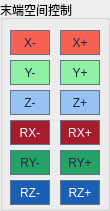
       <widget class="QGroupBox" name="groupBox_TControl">
        <property name="geometry">
         <rect>
          <x>570</x>
          <y>0</y>
          <width>110</width>
          <height>211</height>
         </rect>
        </property>
        <property name="title">
         <string>末端空间控制</string>
        </property>
        <widget class="QPushButton" name="pushButton_TDown3">
         <property name="geometry">
          <rect>
           <x>10</x>
           <y>90</y>
           <width>40</width>
           <height>25</height>
          </rect>
         </property>
         <property name="styleSheet">
          <string notr="true">QPushButton:enabled { background-color: rgb(153, 193, 241); color: #17283f; border: 1px solid #60748b; }
QPushButton:enabled:pressed { border: 2px solid #1d354f; }
QPushButton:disabled { background: #d8dfe8; color: #8a95a5; border: 1px dashed #9ca9ba; }
QPushButton:disabled { border-left: 3px solid rgb(153, 193, 241); }</string>
         </property>
         <property name="text">
          <string>Z-</string>
         </property>
        </widget>
        <widget class="QPushButton" name="pushButton_TUp1">
         <property name="geometry">
          <rect>
           <x>60</x>
           <y>30</y>
           <width>40</width>
           <height>25</height>
          </rect>
         </property>
         <property name="styleSheet">
          <string notr="true">QPushButton:enabled { background-color: rgb(246, 97, 81); color: #17283f; border: 1px solid #60748b; }
QPushButton:enabled:pressed { border: 2px solid #1d354f; }
QPushButton:disabled { background: #d8dfe8; color: #8a95a5; border: 1px dashed #9ca9ba; }
QPushButton:disabled { border-left: 3px solid rgb(246, 97, 81); }</string>
         </property>
         <property name="text">
          <string>X+</string>
         </property>
        </widget>
        <widget class="QPushButton" name="pushButton_TUp2">
         <property name="geometry">
          <rect>
           <x>60</x>
           <y>60</y>
           <width>40</width>
           <height>25</height>
          </rect>
         </property>
         <property name="styleSheet">
          <string notr="true">QPushButton:enabled { background-color: rgb(143, 240, 164); color: #17283f; border: 1px solid #60748b; }
QPushButton:enabled:pressed { border: 2px solid #1d354f; }
QPushButton:disabled { background: #d8dfe8; color: #8a95a5; border: 1px dashed #9ca9ba; }
QPushButton:disabled { border-left: 3px solid rgb(143, 240, 164); }</string>
         </property>
         <property name="text">
          <string>Y+</string>
         </property>
        </widget>
        <widget class="QPushButton" name="pushButton_TDown2">
         <property name="geometry">
          <rect>
           <x>10</x>
           <y>60</y>
           <width>40</width>
           <height>25</height>
          </rect>
         </property>
         <property name="styleSheet">
          <string notr="true">QPushButton:enabled { background-color: rgb(143, 240, 164); color: #17283f; border: 1px solid #60748b; }
QPushButton:enabled:pressed { border: 2px solid #1d354f; }
QPushButton:disabled { background: #d8dfe8; color: #8a95a5; border: 1px dashed #9ca9ba; }
QPushButton:disabled { border-left: 3px solid rgb(143, 240, 164); }</string>
         </property>
         <property name="text">
          <string>Y-</string>
         </property>
        </widget>
        <widget class="QPushButton" name="pushButton_TDown1">
         <property name="geometry">
          <rect>
           <x>10</x>
           <y>30</y>
           <width>40</width>
           <height>25</height>
          </rect>
         </property>
         <property name="styleSheet">
          <string notr="true">QPushButton:enabled { background-color: rgb(246, 97, 81); color: #17283f; border: 1px solid #60748b; }
QPushButton:enabled:pressed { border: 2px solid #1d354f; }
QPushButton:disabled { background: #d8dfe8; color: #8a95a5; border: 1px dashed #9ca9ba; }
QPushButton:disabled { border-left: 3px solid rgb(246, 97, 81); }</string>
         </property>
         <property name="text">
          <string>X-</string>
         </property>
        </widget>
        <widget class="QPushButton" name="pushButton_TUp3">
         <property name="geometry">
          <rect>
           <x>60</x>
           <y>90</y>
           <width>40</width>
           <height>25</height>
          </rect>
         </property>
         <property name="styleSheet">
          <string notr="true">QPushButton:enabled { background-color: rgb(153, 193, 241); color: #17283f; border: 1px solid #60748b; }
QPushButton:enabled:pressed { border: 2px solid #1d354f; }
QPushButton:disabled { background: #d8dfe8; color: #8a95a5; border: 1px dashed #9ca9ba; }
QPushButton:disabled { border-left: 3px solid rgb(153, 193, 241); }</string>
         </property>
         <property name="text">
          <string>Z+</string>
         </property>
        </widget>
        <widget class="QPushButton" name="pushButton_TUp5">
         <property name="geometry">
          <rect>
           <x>60</x>
           <y>150</y>
           <width>40</width>
           <height>25</height>
          </rect>
         </property>
         <property name="styleSheet">
          <string notr="true">QPushButton:enabled { background-color: rgb(38, 162, 105); color: #17283f; border: 1px solid #60748b; }
QPushButton:enabled:pressed { border: 2px solid #1d354f; }
QPushButton:disabled { background: #d8dfe8; color: #8a95a5; border: 1px dashed #9ca9ba; }
QPushButton:disabled { border-left: 3px solid rgb(38, 162, 105); }</string>
         </property>
         <property name="text">
          <string>RY+</string>
         </property>
        </widget>
        <widget class="QPushButton" name="pushButton_TDown6">
         <property name="geometry">
          <rect>
           <x>10</x>
           <y>180</y>
           <width>40</width>
           <height>25</height>
          </rect>
         </property>
         <property name="styleSheet">
          <string notr="true">QPushButton:enabled { background-color: rgb(26, 95, 180); color: #ffffff; border: 1px solid #60748b; }
QPushButton:enabled:pressed { border: 2px solid #1d354f; }
QPushButton:disabled { background: #d8dfe8; color: #8a95a5; border: 1px dashed #9ca9ba; }
QPushButton:disabled { border-left: 3px solid rgb(26, 95, 180); }</string>
         </property>
         <property name="text">
          <string>RZ-</string>
         </property>
        </widget>
        <widget class="QPushButton" name="pushButton_TDown4">
         <property name="geometry">
          <rect>
           <x>10</x>
           <y>120</y>
           <width>40</width>
           <height>25</height>
          </rect>
         </property>
         <property name="styleSheet">
          <string notr="true">QPushButton:enabled { background-color: rgb(165, 29, 45); color: #ffffff; border: 1px solid #60748b; }
QPushButton:enabled:pressed { border: 2px solid #1d354f; }
QPushButton:disabled { background: #d8dfe8; color: #8a95a5; border: 1px dashed #9ca9ba; }
QPushButton:disabled { border-left: 3px solid rgb(165, 29, 45); }</string>
         </property>
         <property name="text">
          <string>RX-</string>
         </property>
        </widget>
        <widget class="QPushButton" name="pushButton_TDown5">
         <property name="geometry">
          <rect>
           <x>10</x>
           <y>150</y>
           <width>40</width>
           <height>25</height>
          </rect>
         </property>
         <property name="styleSheet">
          <string notr="true">QPushButton:enabled { background-color: rgb(38, 162, 105); color: #17283f; border: 1px solid #60748b; }
QPushButton:enabled:pressed { border: 2px solid #1d354f; }
QPushButton:disabled { background: #d8dfe8; color: #8a95a5; border: 1px dashed #9ca9ba; }
QPushButton:disabled { border-left: 3px solid rgb(38, 162, 105); }</string>
         </property>
         <property name="text">
          <string>RY-</string>
         </property>
        </widget>
        <widget class="QPushButton" name="pushButton_TUp6">
         <property name="geometry">
          <rect>
           <x>60</x>
           <y>180</y>
           <width>40</width>
           <height>25</height>
          </rect>
         </property>
         <property name="styleSheet">
          <string notr="true">QPushButton:enabled { background-color: rgb(26, 95, 180); color: #ffffff; border: 1px solid #60748b; }
QPushButton:enabled:pressed { border: 2px solid #1d354f; }
QPushButton:disabled { background: #d8dfe8; color: #8a95a5; border: 1px dashed #9ca9ba; }
QPushButton:disabled { border-left: 3px solid rgb(26, 95, 180); }</string>
         </property>
         <property name="text">
          <string>RZ+</string>
         </property>
        </widget>
        <widget class="QPushButton" name="pushButton_TUp4">
         <property name="geometry">
          <rect>
           <x>60</x>
           <y>120</y>
           <width>40</width>
           <height>25</height>
          </rect>
         </property>
         <property name="styleSheet">
          <string notr="true">QPushButton:enabled { background-color: rgb(165, 29, 45); color: #ffffff; border: 1px solid #60748b; }
QPushButton:enabled:pressed { border: 2px solid #1d354f; }
QPushButton:disabled { background: #d8dfe8; color: #8a95a5; border: 1px dashed #9ca9ba; }
QPushButton:disabled { border-left: 3px solid rgb(165, 29, 45); }</string>
         </property>
         <property name="text">
          <string>RX+</string>
         </property>
        </widget>
       </widget>
